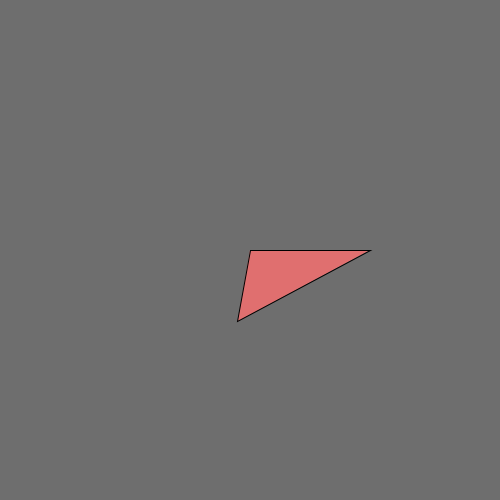
Frame 1 (no input)
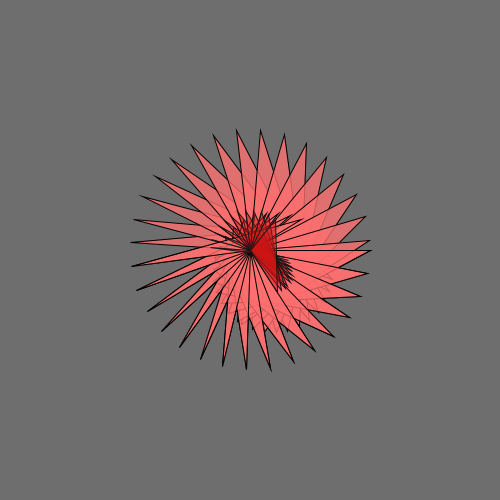
Frame 60 (the mouse pressed at the canvas centre just before this capture)
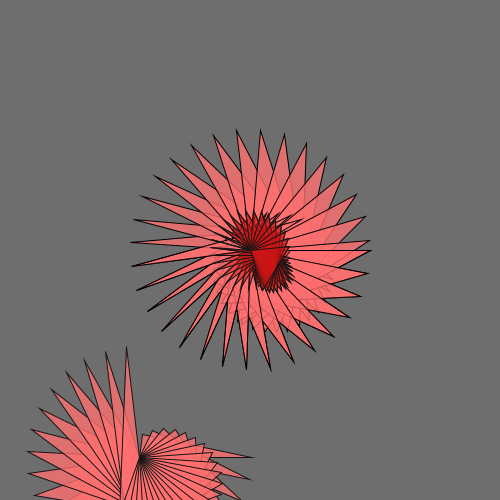
Frame 120 (the mouse held since frame 60 and released just before this capture)

The Processing sketch that drew these frames (run headless with seeded random() and noise(); from frame 60 on, the mouse is pressed at the canvas centre):

// Processing sketch: processing_37769
// ── processing_37769.pde

float x0, y0, x1, y1, x2, y2;
float X, Y;

// in rads
float ang0, ang1, ang2;

float INC0 = 0.1 * 2;
float INC1 = 0.1 * 2;
float INC2 = 0.1 * 2;

float RAIO = 120;
boolean drawOut = true;

float rand0;

void setup() {
  size(500, 500);
  smooth();
  frameRate(20);
  background(110);
  ang0 = ang1 = ang2 = 0;
  X = width/2;
  Y = height/2;
  fill(255, 111, 111,200);
  rand0 = random(10, 30);
}


void draw() {
  x0 = cos(ang0) * RAIO + X;
  y0 = sin(ang0) * RAIO + Y;

  x1 = cos(ang1-rand0) * RAIO/2 + X+rand0;
  y1 = sin(ang1-rand0) * RAIO/2 + Y+rand0;

  x2 = cos(ang2) * RAIO + X;
  y2 = sin(ang2) * RAIO + Y;

  triangle(X, Y, x1, y1, x2, y2);

  ang0 += INC0;
  if ((ang0 >= (TWO_PI+PI)) || (ang0 <= 0)) {
    ang0 = 0;
    if (drawOut == true) {
      drawOut = false;
      RAIO = RAIO/3;
      stroke(20);
      fill(204, 20, 20, 120);
    }
    else {
      X = random(20, width-20);
      Y = random(20, height-20);
      RAIO = random(100, 150);
      stroke(20);
      fill(255, 111, 111, 200);
      rand0 = random(10, 30);
      drawOut = true;
    }
  }

  ang1 += INC1;
  if ((ang1 >= TWO_PI) || (ang1 <= 0)) {
    ang1 = 0;
  }

  ang2 += INC2;
  if ((ang2 >= TWO_PI) || (ang2 <= 0)) {
    ang2 = 0;
  }
}
                
